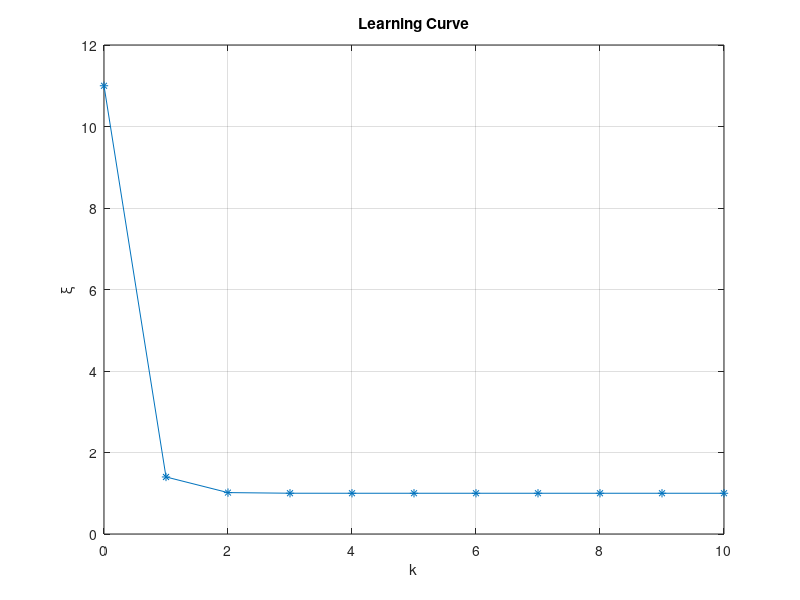

MATLAB code for this plot:
clc
clear
close all
%% exercise 4.5
k = 0:1:10;
xi = 1+10.*((-0.2).^(2.*k));
plot(k,xi,'-*');
grid on;
axis([0,10,0,12]);
xlabel('k');
ylabel('\xi');
title('Learning Curve');